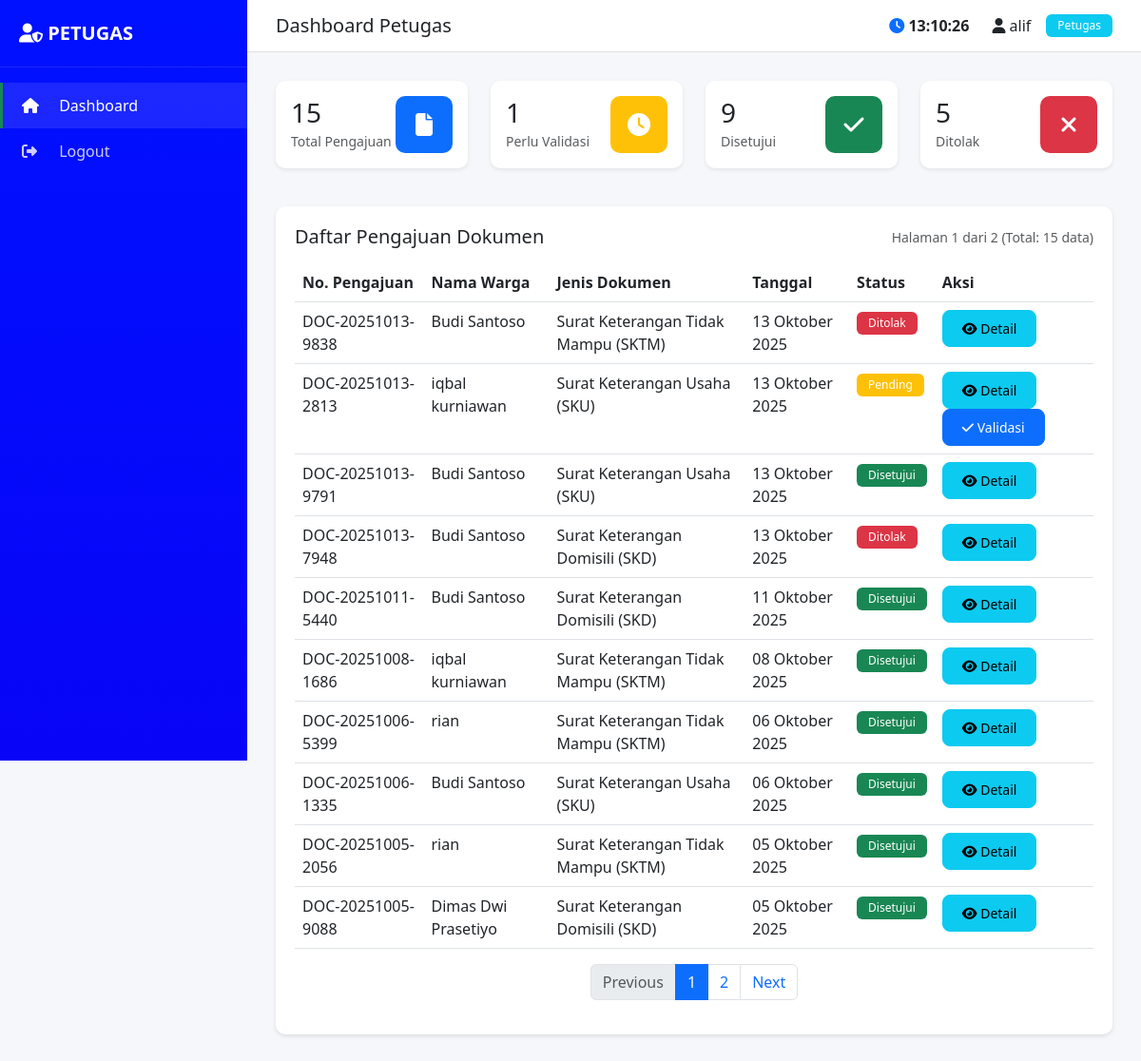
Page /dashboard/petugas.php (signed in) on the committed database.
### tables this page shows
CREATE TABLE `t_pengguna` (
  `id_pengguna` int(11) NOT NULL,
  `username` varchar(50) NOT NULL,
  `password` varchar(255) NOT NULL,
  `nama_lengkap` varchar(100) NOT NULL,
  `nik` varchar(16) DEFAULT NULL,
  `email` varchar(100) DEFAULT NULL,
  `no_hp` varchar(15) DEFAULT NULL,
  `alamat` text DEFAULT NULL,
  `role` enum('admin','petugas','warga') DEFAULT 'warga',
  `status` enum('aktif','nonaktif') DEFAULT 'aktif',
  `tanggal_daftar` timestamp NOT NULL DEFAULT current_timestamp()
);

CREATE TABLE `t_pengajuan` (
  `id_pengajuan` int(11) NOT NULL,
  `nomor_pengajuan` varchar(50) NOT NULL,
  `id_pengguna` int(11) NOT NULL,
  `id_jenis` int(11) NOT NULL,
  `keperluan` varchar(200) DEFAULT NULL,
  `keterangan` longtext DEFAULT NULL CHECK (json_valid(`keterangan`)),
  `id_status` int(11) DEFAULT 1,
  `tanggal_pengajuan` timestamp NOT NULL DEFAULT current_timestamp(),
  `tanggal_validasi` datetime DEFAULT NULL,
  `validasi_oleh` int(11) DEFAULT NULL,
  `catatan_validasi` text DEFAULT NULL
);

CREATE TABLE `t_jenis_dokumen` (
  `id_jenis` int(11) NOT NULL,
  `nama_dokumen` varchar(100) NOT NULL,
  `deskripsi` text DEFAULT NULL,
  `status` enum('aktif','nonaktif') DEFAULT 'aktif',
  `tanggal_dibuat` timestamp NOT NULL DEFAULT current_timestamp()
);

CREATE TABLE `t_status_pengajuan` (
  `id_status` int(11) NOT NULL,
  `nama_status` varchar(50) NOT NULL,
  `warna_badge` varchar(20) DEFAULT NULL,
  `keterangan` text DEFAULT NULL
);

### dashboard/petugas_handler.php (called while the page is built, shortened)
<?php
$user_id = $_SESSION['user_id'];
$user_data = get_user_data($user_id);
$query_total = "SELECT COUNT(*) as total FROM t_pengajuan";
$total_pengajuan = mysqli_fetch_assoc(mysqli_query($conn, $query_total))['total'];
$query_pending = "SELECT COUNT(*) as total FROM t_pengajuan WHERE id_status = 1";
$total_pending = mysqli_fetch_assoc(mysqli_query($conn, $query_pending))['total'];
$query_disetujui = "SELECT COUNT(*) as total FROM t_pengajuan WHERE id_status = 2";
$total_disetujui = mysqli_fetch_assoc(mysqli_query($conn, $query_disetujui))['total'];
$query_ditolak = "SELECT COUNT(*) as total FROM t_pengajuan WHERE id_status = 3";
$total_ditolak = mysqli_fetch_assoc(mysqli_query($conn, $query_ditolak))['total'];
$limit = 10;
$page = isset($_GET['page']) ? (int)$_GET['page'] : 1;
$offset = ($page - 1) * $limit;
$query_count = "SELECT COUNT(*) as total FROM t_pengajuan";
$total_records = mysqli_fetch_assoc(mysqli_query($conn, $query_count))['total'];
$total_pages = ceil($total_records / $limit);
$query_pengajuan = "SELECT p.*, j.nama_dokumen, s.nama_status, s.warna_badge, u.nama_lengkap as nama_warga
                    FROM t_pengajuan p
                    JOIN t_jenis_dokumen j ON p.id_jenis = j.id_jenis
                    JOIN t_status_pengajuan s ON p.id_status = s.id_status
                    JOIN t_pengguna u ON p.id_pengguna = u.id_pengguna
                    ORDER BY p.tanggal_pengajuan DESC
                    LIMIT $limit OFFSET $offset";
$result_pengajuan = mysqli_query($conn, $query_pengajuan);
?>

### includes/config.php (called while the page is built, shortened)
<?php
$conn = mysqli_connect(DB_HOST, DB_USER, DB_PASS, DB_NAME);
mysqli_set_charset($conn, "utf8");
function get_user_data($user_id) {
    global $conn;
    $query = "SELECT * FROM t_pengguna WHERE id_pengguna = '$user_id'";
    $result = mysqli_query($conn, $query);
    return mysqli_fetch_assoc($result);
}
?>

### dashboard/petugas.php (the view, shortened to what this page needs)
<?php
require_once '../includes/config.php';
require_once '../includes/auth.php';
require_once '../includes/functions.php';
require_once 'petugas_handler.php';
?>
<!DOCTYPE html>
<html lang="id">
<head>
    <link href="https://cdn.jsdelivr.net/npm/bootstrap@5.3.0/dist/css/bootstrap.min.css" rel="stylesheet">
    <link rel="stylesheet" href="https://cdnjs.cloudflare.com/ajax/libs/font-awesome/6.4.0/css/all.min.css">
    <link rel="stylesheet" href="../assets/css/style.css">
</head>
<body>
    <div class="dashboard-wrapper">
        <div class="sidebar">
            <div class="brand">
                <i class="fas fa-user-shield"></i> PETUGAS
            </div>
            <ul class="nav flex-column mt-3">
                <li class="nav-item">
                    <a class="nav-link active" href="petugas.php">
                        <i class="fas fa-home"></i> Dashboard
                    </a>
                </li>
                <li class="nav-item">
                    <a class="nav-link" href="?logout=true">
                        <i class="fas fa-sign-out-alt"></i> Logout
                    </a>
                </li>
            </ul>
        </div>
        <div class="main-content">
            <div class="top-navbar d-flex justify-content-between align-items-center">
                <h5 class="mb-0">Dashboard Petugas</h5>
                <div class="d-flex align-items-center">
                    <div class="me-4">
                        <i class="fas fa-clock text-primary"></i>
                        <span id="realtime-clock" class="fw-bold"></span>
                    </div>
                    <span class="me-3"><i class="fas fa-user"></i> <?= $user_data['nama_lengkap'] ?></span>
                    <span class="badge bg-info">Petugas</span>
                </div>
            </div>
            <div class="content-area">
                <div class="row mb-4">
                    <div class="col-md-3 mb-3">
                        <div class="card stat-card shadow-sm">
                            <div class="card-body">
                                <div class="d-flex justify-content-between align-items-center">
                                    <div>
                                        <h3 class="mb-0"><?= $total_pengajuan ?></h3>
                                        <small class="text-muted">Total Pengajuan</small>
                                    </div>
                                    <div class="icon-box bg-primary text-white">
                                        <i class="fas fa-file"></i>
                                    </div>
                                </div>
                            </div>
                        </div>
                    </div>
                    <div class="col-md-3 mb-3">
                        <div class="card stat-card shadow-sm">
                            <div class="card-body">
                                <div class="d-flex justify-content-between align-items-center">
                                    <div>
                                        <h3 class="mb-0"><?= $total_pending ?></h3>
                                        <small class="text-muted">Perlu Validasi</small>
                                    </div>
                                    <div class="icon-box bg-warning text-white">
                                        <i class="fas fa-clock"></i>
                                    </div>
                                </div>
                            </div>
                        </div>
                    </div>
                    <div class="col-md-3 mb-3">
                        <div class="card stat-card shadow-sm">
                            <div class="card-body">
                                <div class="d-flex justify-content-between align-items-center">
                                    <div>
                                        <h3 class="mb-0"><?= $total_disetujui ?></h3>
                                        <small class="text-muted">Disetujui</small>
                                    </div>
                                    <div class="icon-box bg-success text-white">
                                        <i class="fas fa-check"></i>
                                    </div>
                                </div>
                            </div>
                        </div>
                    </div>
                    <div class="col-md-3 mb-3">
                        <div class="card stat-card shadow-sm">
                            <div class="card-body">
                                <div class="d-flex justify-content-between align-items-center">
                                    <div>
                                        <h3 class="mb-0"><?= $total_ditolak ?></h3>
                                        <small class="text-muted">Ditolak</small>
                                    </div>
                                    <div class="icon-box bg-danger text-white">
                                        <i class="fas fa-times"></i>
                                    </div>
                                </div>
                            </div>
                        </div>
                    </div>
                </div>
                <div class="table-container">
                    <div class="d-flex justify-content-between align-items-center mb-3">
                        <h5 class="mb-0">Daftar Pengajuan Dokumen</h5>
                        <small class="text-muted">Halaman <?= $page ?> dari <?= $total_pages ?> (Total: <?= $total_records ?> data)</small>
                    </div>
                    <div class="table-responsive">
                        <table class="table table-hover">
                            <thead>
                                <tr>
                                    <th>No. Pengajuan</th>
                                    <th>Nama Warga</th>
                                    <th>Jenis Dokumen</th>
                                    <th>Tanggal</th>
                                    <th>Status</th>
                                    <th>Aksi</th>
                                </tr>
                            </thead>
                            <tbody>
                                <?php while ($row = mysqli_fetch_assoc($result_pengajuan)): ?>
                                    <tr>
                                        <td><?= $row['nomor_pengajuan'] ?></td>
                                        <td><?= $row['nama_warga'] ?></td>
                                        <td><?= $row['nama_dokumen'] ?></td>
                                        <td><?= format_tanggal($row['tanggal_pengajuan']) ?></td>
                                        <td><?= get_status_badge($row['nama_status'], $row['warna_badge']) ?></td>
                                        <td>
                                            <button class="btn btn-sm btn-info" onclick="showDetail(<?= htmlspecialchars(json_encode($row)) ?>)">
                                                <i class="fas fa-eye"></i> Detail
                                            </button>
                                            <?php if ($row['id_status'] == 1): ?>
                                                <button class="btn btn-sm btn-primary" onclick="showValidasi(<?= $row['id_pengajuan'] ?>)">
                                                    <i class="fas fa-check"></i> Validasi
                                                </button>
                                            <?php endif; ?>
                                        </td>
                                    </tr>
                                <?php endwhile; ?>
                            </tbody>
                        </table>
                    </div>
                    <?php if ($total_pages > 1): ?>
                        <nav>
                            <ul class="pagination justify-content-center">
                                <li class="page-item <?= $page <= 1 ? 'disabled' : '' ?>">
                                    <a class="page-link" href="?page=<?= $page - 1 ?>">Previous</a>
                                </li>
                                <?php for ($i = 1; $i <= $total_pages; $i++): ?>
                                    <li class="page-item <?= $i == $page ? 'active' : '' ?>">
                                        <a class="page-link" href="?page=<?= $i ?>"><?= $i ?></a>
                                    </li>
                                <?php endfor; ?>
                                <li class="page-item <?= $page >= $total_pages ? 'disabled' : '' ?>">
                                    <a class="page-link" href="?page=<?= $page + 1 ?>">Next</a>
                                </li>
                            </ul>
                        </nav>
                    <?php endif; ?>
                </div>
            </div>
        </div>
    </div>
</body>
</html>

### includes/functions.php (shortened to what this page needs)
<?php
function format_tanggal($date) {
    $bulan = array(
        1 => 'Januari', 'Februari', 'Maret', 'April', 'Mei', 'Juni',
        'Juli', 'Agustus', 'September', 'Oktober', 'November', 'Desember'
    );
    $timestamp = strtotime($date);
    $hari = date('d', $timestamp);
    $bulan_num = date('n', $timestamp);
    $tahun = date('Y', $timestamp);
    return $hari . ' ' . $bulan[$bulan_num] . ' ' . $tahun;
}
function get_status_badge($status_name, $warna) {
    return '<span class="badge bg-' . $warna . '">' . $status_name . '</span>';
}
?>

### assets/css/style.css (style rules this page uses)
:root { --primary-color: #0d6efd; --primary-blue: #0d6efd; --dark-blue: #0a58ca; --success-color: #198754; --success-green: #198754; --warning-color: #ffc107; --danger-color: #dc3545; --info-color: #0dcaf0; --light-color: #f8f9fa; --light-gray: #f8f9fa; --dark-color: #212529; --white: #ffffff; --text-dark: #212529; --text-muted: #6c757d; }
* { margin: 0; padding: 0; box-sizing: border-box; }
body { font-family: 'Segoe UI', Tahoma, Geneva, Verdana, sans-serif; background-color: #f5f7fa; color: var(--text-dark); overflow-x: hidden; }
.dashboard-wrapper { display: flex; min-height: 100vh; }
.sidebar { width: 260px; background: linear-gradient(180deg, #0011ff 0%, #0804f7 100%); color: white; position: fixed; height: 100vh; overflow-y: auto; z-index: 1000; }
.sidebar .brand { padding: 20px; font-size: 20px; font-weight: bold; border-bottom: 1px solid rgba(255,255,255,0.1); }
.sidebar .nav-link { color: rgba(255,255,255,0.8); padding: 12px 20px; transition: all 0.3s; border-left: 3px solid transparent; }
.sidebar .nav-link:hover, .sidebar .nav-link.active { color: white; background: rgba(255,255,255,0.1); border-left-color: #198754; }
.sidebar .nav-link i { width: 25px; margin-right: 10px; }
.main-content { margin-left: 260px; width: calc(100% - 260px); padding: 0; }
.top-navbar { background: white; border-bottom: 1px solid #e0e0e0; padding: 15px 30px; position: sticky; top: 0; z-index: 999; }
.content-area { padding: 30px; }
.stat-card { border: none; border-radius: 10px; transition: transform 0.3s; }
.stat-card .icon-box { width: 60px; height: 60px; border-radius: 10px; display: flex; align-items: center; justify-content: center; font-size: 24px; }
.table-container { background: white; border-radius: 10px; padding: 20px; box-shadow: 0 2px 4px rgba(0,0,0,0.1); }
.table thead { background: var(--primary-color); color: white; }
.btn { border-radius: 8px; padding: 8px 20px; font-weight: 500; transition: all 0.3s; }
.badge { padding: 6px 12px; font-weight: 500; }

### rows in the picture
t_pengguna: nama_lengkap "alif"
t_pengajuan: nomor_pengajuan "DOC-20251013-9838", id_pengguna.nama_lengkap "Budi Santoso", id_jenis.nama_dokumen "Surat Keterangan Tidak Mampu (SKTM)", tanggal_pengajuan "13 Oktober 2025", id_status.nama_status "Ditolak"
t_pengajuan: nomor_pengajuan "DOC-20251013-2813", id_pengguna.nama_lengkap "iqbal kurniawan", id_jenis.nama_dokumen "Surat Keterangan Usaha (SKU)", tanggal_pengajuan "13 Oktober 2025", id_status.nama_status "Pending"
t_pengajuan: nomor_pengajuan "DOC-20251013-9791", id_pengguna.nama_lengkap "Budi Santoso", id_jenis.nama_dokumen "Surat Keterangan Usaha (SKU)", tanggal_pengajuan "13 Oktober 2025", id_status.nama_status "Disetujui"
t_pengajuan: nomor_pengajuan "DOC-20251013-7948", id_pengguna.nama_lengkap "Budi Santoso", id_jenis.nama_dokumen "Surat Keterangan Domisili (SKD)", tanggal_pengajuan "13 Oktober 2025", id_status.nama_status "Ditolak"
t_pengajuan: nomor_pengajuan "DOC-20251011-5440", id_pengguna.nama_lengkap "Budi Santoso", id_jenis.nama_dokumen "Surat Keterangan Domisili (SKD)", tanggal_pengajuan "11 Oktober 2025", id_status.nama_status "Disetujui"
t_pengajuan: nomor_pengajuan "DOC-20251008-1686", id_pengguna.nama_lengkap "iqbal kurniawan", id_jenis.nama_dokumen "Surat Keterangan Tidak Mampu (SKTM)", tanggal_pengajuan "08 Oktober 2025", id_status.nama_status "Disetujui"
t_pengajuan: nomor_pengajuan "DOC-20251006-5399", id_pengguna.nama_lengkap "rian", id_jenis.nama_dokumen "Surat Keterangan Tidak Mampu (SKTM)", tanggal_pengajuan "06 Oktober 2025", id_status.nama_status "Disetujui"
t_pengajuan: nomor_pengajuan "DOC-20251006-1335", id_pengguna.nama_lengkap "Budi Santoso", id_jenis.nama_dokumen "Surat Keterangan Usaha (SKU)", tanggal_pengajuan "06 Oktober 2025", id_status.nama_status "Disetujui"
t_pengajuan: nomor_pengajuan "DOC-20251005-2056", id_pengguna.nama_lengkap "rian", id_jenis.nama_dokumen "Surat Keterangan Tidak Mampu (SKTM)", tanggal_pengajuan "05 Oktober 2025", id_status.nama_status "Disetujui"
t_pengajuan: nomor_pengajuan "DOC-20251005-9088", id_pengguna.nama_lengkap "Dimas Dwi Prasetiyo", id_jenis.nama_dokumen "Surat Keterangan Domisili (SKD)", tanggal_pengajuan "05 Oktober 2025", id_status.nama_status "Disetujui"

### other values in the picture
$total_pengajuan "15"
$total_pending "1"
$total_disetujui "9"
$total_ditolak "5"
$page "1"
$total_pages "2"
$total_records "15"
